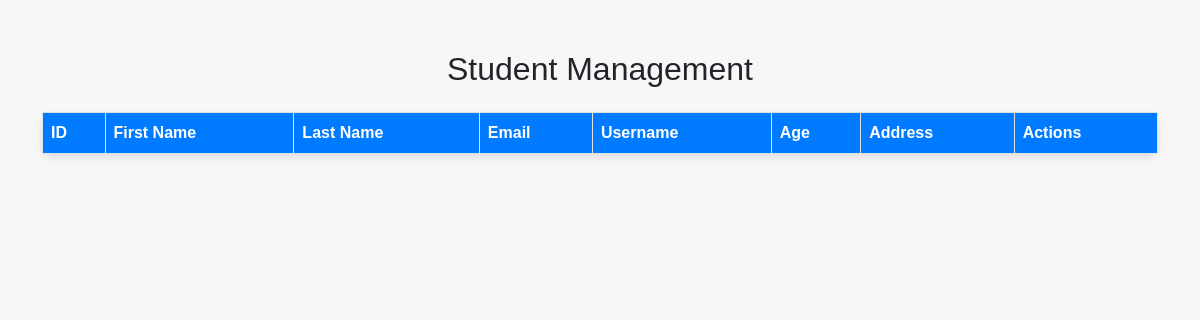
The page /viewstudent on the database as committed earlier.
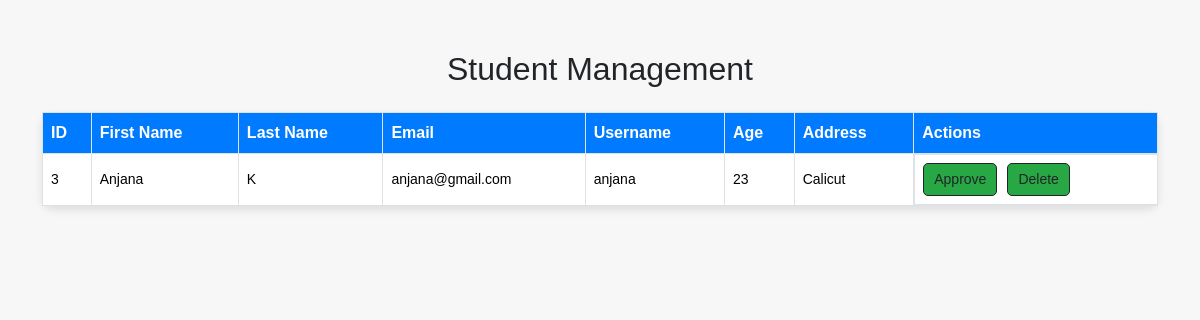
The same page on the database as committed later.
### collegeapp/models.py (models this page shows)
class Student(models.Model):
    depid=models.ForeignKey(Department,on_delete=models.CASCADE)
    sid=models.ForeignKey(User,on_delete=models.CASCADE)
    Age=models.IntegerField()
    Address=models.CharField(max_length=100)

class User(AbstractUser):
    usertype=models.CharField(max_length=100)

### collegeapp/views.py (the view)
# urls.py: path('viewstudent',views.viewstudent,name="viewstudent"),
def viewstudent(request):
    x=Student.objects.all()
    return render(request,"viewstudent.html",{'x1':x})

### collegeapp/templates/viewstudent.html (shortened to what this page needs)
<!DOCTYPE html>
<html lang="en">
<head>
    <link href="https://cdn.jsdelivr.net/npm/bootstrap@5.3.3/dist/css/bootstrap.min.css" rel="stylesheet"
>
</head>
<body>
    <div class="container">
        <h2 class="text-center mb-4">Student Management</h2>
        <table class="table table-bordered table-hover">
            <thead>
                <tr>
                    <th>ID</th>
                    <th>First Name</th>
                    <th>Last Name</th>
                    <th>Email</th>
                    <th>Username</th>
                    <th>Age</th>
                    <th>Address</th>
                    <th>Actions</th>
                </tr>
            </thead>
            <tbody>
                {% for i in x1 %}
                <tr>
                    <td>{{ i.id }}</td>
                    <td>{{ i.sid.first_name }}</td>
                    <td>{{ i.sid.last_name }}</td>
                    <td>{{ i.sid.email }}</td>
                    <td>{{ i.sid.username }}</td>
                    <td>{{ i.Age }}</td>
                    <td>{{ i.Address }}</td>
                    <td class="action-btns">
                        <a href="approve/{{i.id}}" class="btn btn-sm btn-dark text-dark">Approve</a>
                        <a href="deletestud/{{i.sid_id}}" class="btn btn-sm delete-btn btn-dark text-dark">Delete</a>
                    </td>
                </tr>
                {% endfor %}
            </tbody>
        </table>
    </div>
</body>
</html>

### collegeapp/templates/viewstudent.html (style rules this page uses)
body { background-color: #f7f7f7; font-family: 'Arial', sans-serif; }
.container { margin-top: 50px; }
.table { background-color: #ffffff; border-radius: 10px; box-shadow: 0 4px 8px rgba(0, 0, 0, 0.1); }
.table th, .table td { vertical-align: middle; }
.table th { background-color: #007bff; color: white; font-size: 16px; }
.table td { font-size: 14px; }
.table td a { color: #007bff; text-decoration: none; }
.table-bordered th, .table-bordered td { border: 1px solid #dee2e6; }
.action-btns { display: flex; gap: 10px; }
.action-btns a { padding: 5px 10px; background-color: #28a745; color: white; border-radius: 5px; font-size: 14px; text-decoration: none; }
.delete-btn { background-color: #dc3545; }

Rows that differ between the two databases and show on the page:
added Student: id "3", sid.first_name "Anjana", sid.last_name "K", sid.email "anjana@gmail.com", sid.username "anjana", Age "23", Address "Calicut"
